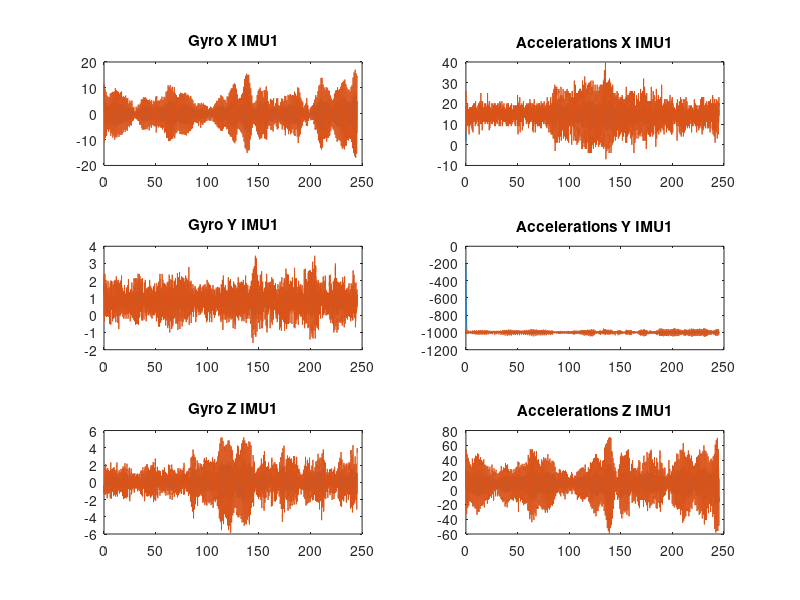
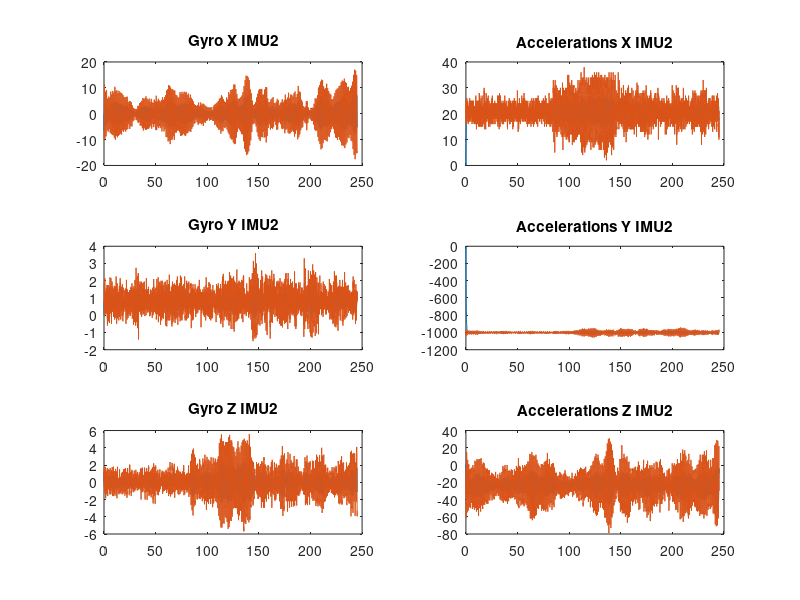
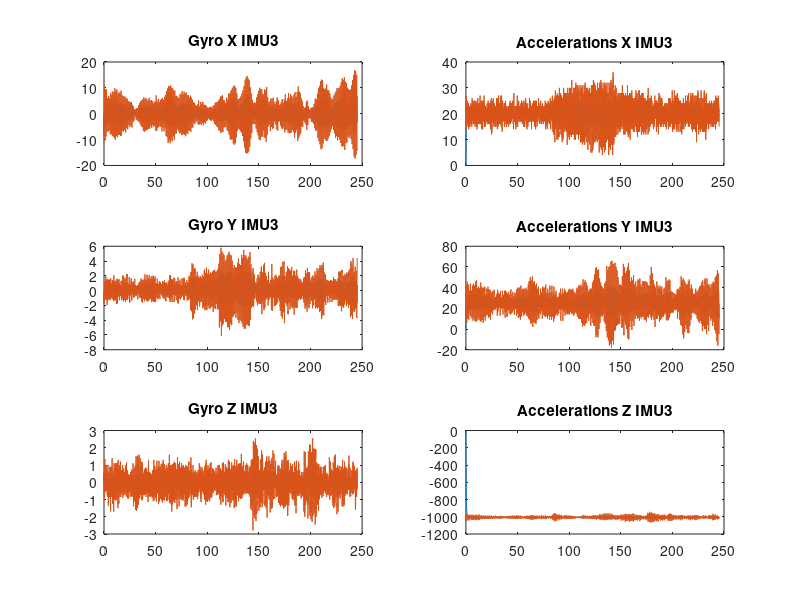
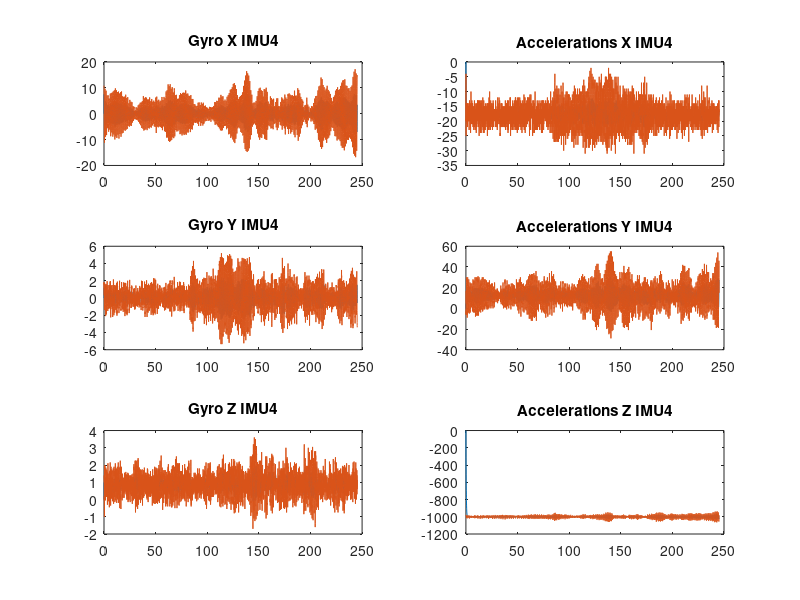

Here is the MATLAB script that generated these plots, in order:
%Plotting raw data vs. filtered
temp = load('IMU1.mat');
imu1 = temp.ans;
temp = load('IMU1_raw.mat');
imu1_raw = temp.ans;
temp = load('IMU2.mat');
imu2 = temp.ans;
temp = load('IMU2_raw.mat');
imu2_raw = temp.ans;
temp = load('IMU3.mat');
imu3 = temp.ans;
temp = load('IMU3_raw.mat');
imu3_raw = temp.ans;
temp = load('IMU4.mat');
imu4 = temp.ans;
temp = load('IMU4_raw.mat');
imu4_raw = temp.ans;
fignum = 1;

for i = 1:4
    figure(fignum)
    name = sprintf('imu%i',i);
    raw = sprintf('imu%i_raw',i);
    eval(sprintf('subplot(3,2,1); plot(%s(1,:),%s(2,:),%s(1,:),%s(2,:));title(''Gyro X IMU%i'');', name, name, name, raw, i));
    eval(sprintf('subplot(3,2,3); plot(%s(1,:),%s(3,:),%s(1,:),%s(3,:));title(''Gyro Y IMU%i'');', name, name, name, raw, i));
    eval(sprintf('subplot(3,2,5); plot(%s(1,:),%s(4,:),%s(1,:),%s(4,:));title(''Gyro Z IMU%i'');', name, name, name, raw, i));
    eval(sprintf('subplot(3,2,2); plot(%s(1,:),%s(5,:),%s(1,:),%s(5,:));title(''Accelerations X IMU%i'');', name, name, name, raw, i));
    eval(sprintf('subplot(3,2,4); plot(%s(1,:),%s(6,:),%s(1,:),%s(6,:));title(''Accelerations Y IMU%i'');', name, name, name, raw, i));
    eval(sprintf('subplot(3,2,6); plot(%s(1,:),%s(7,:),%s(1,:),%s(7,:));title(''Accelerations Z IMU%i'');', name, name, name, raw, i));
    fignum = fignum+1;
end

%Rotating according to initial orientation of IMU
load('rotation_matrix.mat');
imu1_raw(2:7,:) = Rot.imu1*imu1_raw(2:7,:);
imu2_raw(2:7,:) = Rot.imu2*imu2_raw(2:7,:);
imu3_raw(2:7,:) = Rot.imu3*imu3_raw(2:7,:);
imu4_raw(2:7,:) = Rot.imu4*imu4_raw(2:7,:);
for i = 1:4
    figure(fignum)
    name = sprintf('imu%i',i);
    raw = sprintf('imu%i_raw',i);
    eval(sprintf('subplot(3,2,1); plot(%s(1,:),%s(2,:));title(''Gyro X IMU%i'');', name, raw, i));
    eval(sprintf('subplot(3,2,3); plot(%s(1,:),%s(3,:));title(''Gyro Y IMU%i'');', name, raw, i));
    eval(sprintf('subplot(3,2,5); plot(%s(1,:),%s(4,:));title(''Gyro Z IMU%i'');', name, raw, i));
    eval(sprintf('subplot(3,2,2); plot(%s(1,:),%s(5,:));title(''Accelerations X IMU%i'');', name, raw, i));
    eval(sprintf('subplot(3,2,4); plot(%s(1,:),%s(6,:));title(''Accelerations Y IMU%i'');', name, raw, i));
    eval(sprintf('subplot(3,2,6); plot(%s(1,:),%s(7,:));title(''Accelerations Z IMU%i'');', name, raw, i));
    fignum = fignum+1;
end